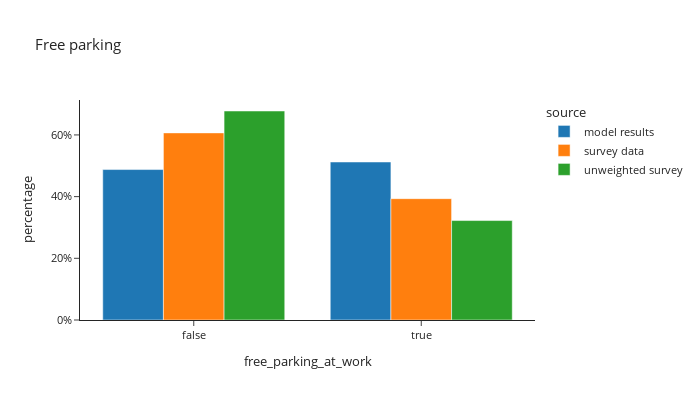

Notebook source saved alongside this figure:
### Markdown cell above
## free parking availability for workers

### Code cell
df_plot = free_parking.groupby(['source','free_parking_at_work'])['person_weight'].sum().reset_index()

df_plot['percentage'] = df_plot.groupby(['source'], group_keys=False)['person_weight']. \
    apply(lambda x: x / float(x.sum()))
df_plot['source'] = df_plot['source'].astype(pd.CategoricalDtype(['model results', 'survey data', 'unweighted survey']))

fig = px.bar(df_plot.sort_values(by=['source']), x="free_parking_at_work", y="percentage", color="source",
             barmode="group",template="simple_white",
             title="Free parking")
fig.update_layout(height=400, width=700, font=dict(size=11), yaxis_tickformat = '.0%')
fig.show()

### Figure 1 — Plotly figure (JSON) as saved in the notebook; plotly's stock layout.template omitted (floating-point values rounded to 4 significant figures)
{"data": [{"alignmentgroup": "True", "hovertemplate": "source=model results<br>free_parking_at_work=%{x}<br>percentage=%{y}<extra></extra>", "legendgroup": "model results", "marker": {"color": "#1F77B4", "pattern": {"shape": ""}}, "name": "model results", "offsetgroup": "model results", "orientation": "v", "showlegend": true, "textposition": "auto", "type": "bar", "x": [false, true], "xaxis": "x", "y": [0.4877, 0.5123], "yaxis": "y"}, {"alignmentgroup": "True", "hovertemplate": "source=survey data<br>free_parking_at_work=%{x}<br>percentage=%{y}<extra></extra>", "legendgroup": "survey data", "marker": {"color": "#FF7F0E", "pattern": {"shape": ""}}, "name": "survey data", "offsetgroup": "survey data", "orientation": "v", "showlegend": true, "textposition": "auto", "type": "bar", "x": [false, true], "xaxis": "x", "y": [0.6066, 0.3934], "yaxis": "y"}, {"alignmentgroup": "True", "hovertemplate": "source=unweighted survey<br>free_parking_at_work=%{x}<br>percentage=%{y}<extra></extra>", "legendgroup": "unweighted survey", "marker": {"color": "#2CA02C", "pattern": {"shape": ""}}, "name": "unweighted survey", "offsetgroup": "unweighted survey", "orientation": "v", "showlegend": true, "textposition": "auto", "type": "bar", "x": [false, true], "xaxis": "x", "y": [0.6776, 0.3224], "yaxis": "y"}], "layout": {"barmode": "group", "font": {"size": 11}, "height": 400, "legend": {"title": {"text": "source"}, "tracegroupgap": 0}, "title": {"text": "Free parking"}, "width": 700, "xaxis": {"anchor": "y", "domain": [0.0, 1.0], "title": {"text": "free_parking_at_work"}}, "yaxis": {"anchor": "x", "domain": [0.0, 1.0], "tickformat": ".0%", "title": {"text": "percentage"}}}}
